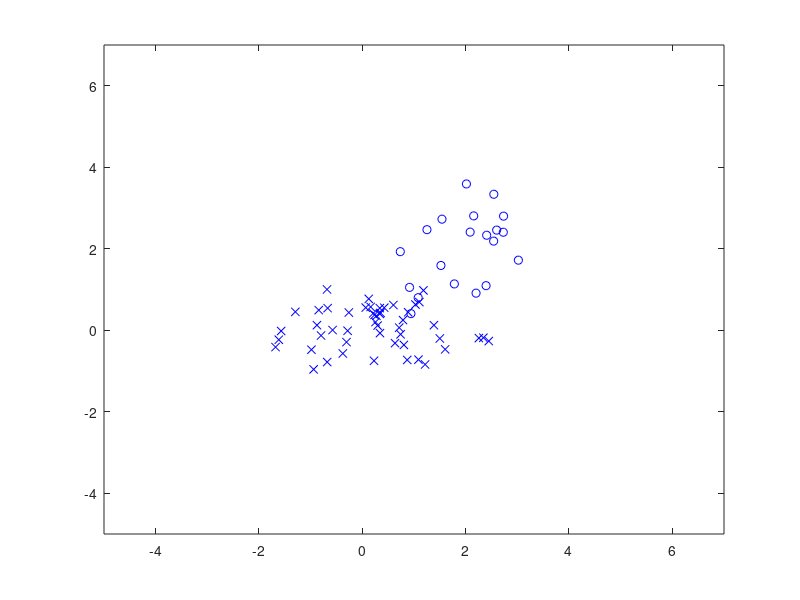

This figure's MATLAB source: (Note: this script raises an error after producing the figure.)
function demo_reject()
% DEMO_REJECT - Demo program for classifiers with reject option
%
%   TRAIN_RDAREJECT implements an RDA classifier that can reject test points
%   if their log-likelihood is below a certain threshold. DEMO_REJECT
%   illustrates such a classifier on a small 2-D data set.
%   
%   See also TRAIN_RDAREJECT,APPLY_RDAREJECT
%

% Copyright Fraunhofer FIRST.IDA (2004)
% $Id: demo_reject.m,v 1.4 2004/10/27 16:34:55 neuro_toolbox Exp $

% Generate data from two Gaussian classes with different mean and
% covariance
randn('state', 2);
N1 = 50;
N2 = 20;
mean1 = [0; 0];
mean2 = [2; 2];
X1 = diag([1 0.5])*randn([2 N1]) + repmat(mean1, [1 N1]);
X2 = diag([0.5 1])*randn([2 N2]) + repmat(mean2, [1 N2]);
% Make up the data into the required feature vector format
fv.x = [X1 X2];
fv.y = [repmat([1; 0], [1 N1]) repmat([0; 1], [1 N2])];

h = [];
figure;
h(1) = plot(X1(1,:), X1(2,:), 'bx');
hold on;
h(2) = plot(X2(1,:), X2(2,:), 'bo');
axis([-5 7 -5 7]);
% Train QDA
C = train_RDAreject(fv.x, fv.y, 'lambda', 0, 'gamma', 1, ...
                    'rejectMethod', 'threshold', 'rejectParam', -Inf);
% Evaluate on a large grid
plotboundary(C, 'RDAreject', 1);
caxis([-20 20]);
colorbar;
h2 = plotboundary(C, 'RDAreject');
h(3:4) = h2;
C.rejectParam = -4;
h(5) = plotboundary(C, 'RDAreject');
legend(h, {'Class 1', 'Class 2', 'Decision boundary', 'out==+-1', 'Reject region'});
title('RDA classifier with reject capability');

% Now use a classifier with output scaling: outliers are marked with a value
% close to zero. Also, this classifier has a smooth transition between
% classes (continuous classifier output when crossing the decision boundary)
figure;
axis([-5 7 -5 7]);
hold on;
% Train QDA. Instead of rejecting, scale classifier output by the class
% conditional density of the winning class. Scale such that 95% of the
% probability mass is covered by the classifier, points on the boundary
% of the 95% regions are scaled such that they are scaled at 0.01
scaling = 0.01;
C = train_RDAreject(fv.x, fv.y, 'lambda', 0, 'gamma', 1, 'rejectMethod', ...
                    'classCond', 'rejectParam', [0.95 scaling]);
% Test effect of modifying class probabilities:
% $$$ C.classProb = [0.1 0.9];
% Evaluate on a large grid
[h, x11, x22, x1x2out] = plotboundary(C, 'RDAreject', 1);
plot(X1(1,:), X1(2,:), 'bx');
hold on;
plot(X2(1,:), X2(2,:), 'bo');
% Plot the contour where the classifier output is below the given
% threshold of 0.001*(original classifier output)
contour(x11, x22, x1x2out, [max(max(x1x2out))*scaling min(min(x1x2out))*scaling], 'b-');
legend({'Decision boundary', 'Class 1', 'Class 2', 'Reject region'});
title('RDA classifier with output scaling: Color indicates classifier output');

% Evaluate error rate, to test xvalidation with rejects:
fprintf('Xvalidated negative bitrates, for RDA classifier:\n');
classifier = {'RDAreject', 'lambda', 1, 'gamma', 0, 'rejectBelow', -5};
rand('state', 0);
[loss, dummy, out] = xvalidation(fv, classifier, 'loss', 'negBitrate');
if isstruct(out),
  fprintf('Fraction of rejected samples in each trial:\n');
  1-mean(out.valid, 1)
end

% $$$ fprintf('Result with LDA:\n');
% $$$ rand('state', 0);
% $$$ xvalidation(fv, 'LDA', 'loss', 'negBitrate');


function [h, x11, x22, x1x2out] = plotboundary(C, model, showOutput)
if nargin<3,
  showOutput = 0;
end
a = axis;
nbPoints = 100;
[x11, x22] = meshgrid(a(1):(a(2)-a(1))/nbPoints:a(2),...
                      a(3):(a(4)-a(3))/nbPoints:a(4));
applyFun = getApplyFuncName(model);
out = feval(applyFun, C, [x11(:) x22(:)]');
if ~showOutput,
  rejects = isnan(out);
  if any(rejects),
    out(rejects) = 173;
    x1x2out = reshape(out, [size(x11, 2) size(x22,2)]);
    [dummy, h] = contour(x11, x22, x1x2out, [173 173], 'r-');
    h = h(1);
  else
    x1x2out = reshape(out, [size(x11, 2) size(x22,2)]);
    [dummy, h2] = contour(x11, x22, x1x2out, [0 0], 'k-');
    h(1) = h2(1);
    [dummy, h2] = contour(x11, x22, x1x2out, [-1 1], 'b-');
    h(2) = h2(1);
  end
else
  x1x2out = reshape(out, [size(x11, 2) size(x22,2)]);
  h = pcolor(x11, x22, x1x2out);
  set(h, 'LineStyle', 'none');
  caxis([-4 4]);
  colormap(green_white_red);
  colorbar;
  contour(x11, x22, x1x2out, [0 0], 'k-');
end
